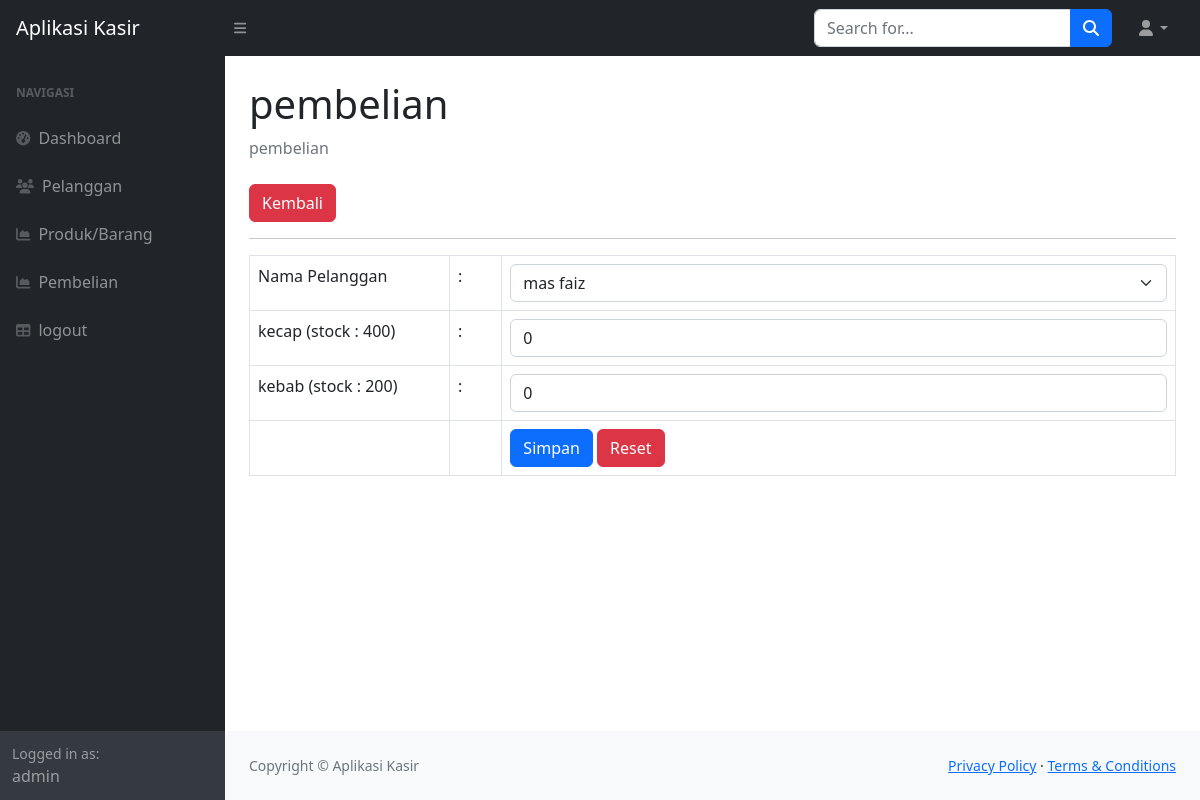
The page /ukk_kasir/index.php?page=pembelian_tambah (signed in) on the database its author committed.
### tables this page shows
CREATE TABLE `produk` (
  `id_produk` int(11) NOT NULL,
  `nama_produk` varchar(255) DEFAULT NULL,
  `harga` int(11) DEFAULT NULL,
  `stock` int(11) DEFAULT NULL
);

### ukk_kasir/pembelian_tambah.php (the view, shortened to what this page needs)
<div class="container-fluid px-4">
                        <h1 class="mt-4">pembelian</h1>
                        <ol class="breadcrumb mb-4">
                            <li class="breadcrumb-item active">pembelian</li>
                        </ol>
                        <a href="?page=pelanggan" class="btn btn-danger">Kembali</a>
                        <hr>
                        <form method="post">
                            <table class="table table-bordered">
                                <tr>
                                    <td width="200">Nama Pelanggan</td>
                                    <td widht="1">:</td>
                                    <td>
                                    <select class="form-control form-select" name="id_pelanggan">?
                                        <?php
                                            $p = mysqli_query($koneksi, "SELECT*FROM pelanggan");
                                            while($pel = mysqli_fetch_array($p)) {
                                                ?>
                                                <option value="<?php echo $pel['id_pelanggan']; ?>"><?php echo $pel['nama_pelanggan']; ?></option>
                                                <?php
                                            }
                                        ?>
                                    </td>
                                </tr>
                                <?php
                                    $pro = mysqli_query($koneksi, "SELECT*FROM produk");
                                    while($produk = mysqli_fetch_array($pro)) {
                                ?>
                                <tr>
                                    <td><?php echo $produk['nama_produk'] . ' (stock : '.$produk['stock'].') '; ?></td>
                                    <td>:</td>
                                    <td>
                                        <input class="form-control" type="number"
                                    step="0" value="0" max="<?php echo $produk['stock']; ?>" name="produk[<?php echo $produk['id_produk']; ?>]"></td>
                                </tr>
                                <?php
                                    }
                                    ?>
                                <tr>
                                    <td></td>
                                    <td></td>
                                    <td>
                                        <button type="submit" class="btn btn-primary">Simpan</button>
                                        <button type="reset" class="btn btn-danger">Reset</button>
                                    </td>
                                </tr>
                            </table>
                        </form>
                    </div>

### rows shown on the page
produk: nama_produk "kecap", stock "400"
produk: nama_produk "kebab", stock "200"

### other values the page prints
$_SESSION['user']['nama'] "admin"
form field id_pelanggan "mas faiz"
